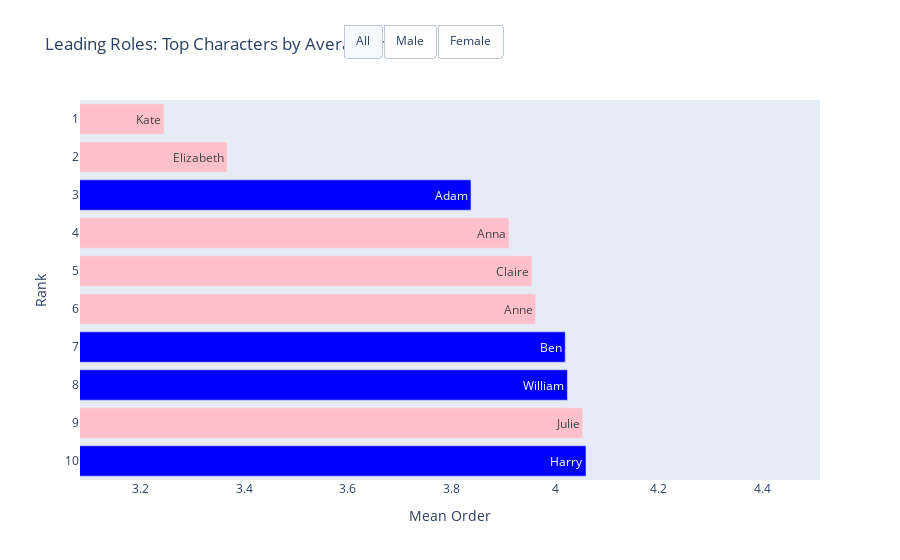

The notebook cell this image was saved under:
### Code cell
# Adjusting traces for horizontal orientation
trace_male = go.Bar(y=top_10_male['ranking'], x=top_10_male['mean'], name='Male', orientation='h', marker_color='blue', text=top_10_male.index)
trace_female = go.Bar(y=top_10_female['ranking'], x=top_10_female['mean'], name='Female', orientation='h', marker_color='pink', text=top_10_female.index)
trace_combined = go.Bar(y=top_10_mix['ranking'], x=top_10_mix['mean'], name='Combined', orientation='h', marker_color=['pink' if gender == 'F' else 'blue' for gender in top_10_mix['gender']], text=top_10_mix.index)

# Creating the figure with all traces
fig = go.Figure(data=[trace_combined, trace_male, trace_female])

# Set the initial visibility to show both
fig.data[0].visible = True
fig.data[1].visible = False
fig.data[2].visible = False

title = "Top Characters by Average Importance"

# Find the minimum mean value to set as the starting point for the x-axis
min_mean = min(top_10_male['mean'].min(), top_10_female['mean'].min(), top_10_mix['mean'].min())

# Find the maximum mean value to set as the ending point for the x-axis
max_mean = max(top_10_male['mean'].max(), top_10_female['mean'].max(), top_10_mix['mean'].max())

# Updating layout for interactive buttons and axis ranges
fig.update_layout(
    updatemenus=[
        dict(
            type="buttons",
            direction="right",
            active=0,  # Sets the 'All' button as active initially
            x=0.57,
            y=1.2,
            buttons=list([
                dict(label="All",
                     method="update",
                     args=[{"visible": [True, False, False]},
                           {"title": f'{title} (All)'}]),
                dict(label="Male",
                     method="update",
                     args=[{"visible": [False, True, False]},
                           {"title": f'{title} (M)'}]),
                dict(label="Female",
                     method="update",
                     args=[{"visible": [False, False, True]},
                           {"title": f'{title} (F)'}]),
            ]),
        )
    ],
    xaxis=dict(title='Mean Order', range=[min_mean * 0.95, max_mean * 1.01]),  # Adjusting x-axis range
    yaxis=dict(title='Rank', type='category', autorange='reversed'),
    title_text=f"Leading Roles: {title}"
)

# Show the figure
fig.show()

### Figure 1 — Plotly figure (JSON) as saved in the notebook; plotly's stock layout.template omitted (floating-point values rounded to 4 significant figures)
{"data": [{"marker": {"color": ["pink", "pink", "blue", "pink", "pink", "pink", "blue", "blue", "pink", "blue"]}, "name": "Combined", "orientation": "h", "text": ["Kate", "Elizabeth", "Adam", "Anna", "Claire", "Anne", "Ben", "William", "Julie", "Harry"], "type": "bar", "visible": true, "x": [3.245, 3.367, 3.837, 3.911, 3.955, 3.962, 4.019, 4.024, 4.053, 4.059], "y": [1, 2, 3, 4, 5, 6, 7, 8, 9, 10]}, {"marker": {"color": "blue"}, "name": "Male", "orientation": "h", "text": ["Adam", "Ben", "William", "Harry", "John", "Daniel", "Michael", "Smith", "Max", "Jack"], "type": "bar", "visible": false, "x": [3.837, 4.019, 4.024, 4.059, 4.065, 4.182, 4.21, 4.237, 4.302, 4.359], "y": [1, 2, 3, 4, 5, 6, 7, 8, 9, 10]}, {"marker": {"color": "pink"}, "name": "Female", "orientation": "h", "text": ["Kate", "Elizabeth", "Anna", "Claire", "Anne", "Julie", "Annie", "Jane", "Marie", "Alice"], "type": "bar", "visible": false, "x": [3.245, 3.367, 3.911, 3.955, 3.962, 4.053, 4.137, 4.269, 4.424, 4.466], "y": [1, 2, 3, 4, 5, 6, 7, 8, 9, 10]}], "layout": {"title": {"text": "Leading Roles: Top Characters by Average Importance"}, "updatemenus": [{"active": 0, "buttons": [{"args": [{"visible": [true, false, false]}, {"title": "Top Characters by Average Importance (All)"}], "label": "All", "method": "update"}, {"args": [{"visible": [false, true, false]}, {"title": "Top Characters by Average Importance (M)"}], "label": "Male", "method": "update"}, {"args": [{"visible": [false, false, true]}, {"title": "Top Characters by Average Importance (F)"}], "label": "Female", "method": "update"}], "direction": "right", "type": "buttons", "x": 0.57, "y": 1.2}], "xaxis": {"range": [3.083, 4.511], "title": {"text": "Mean Order"}}, "yaxis": {"autorange": "reversed", "title": {"text": "Rank"}, "type": "category"}}}
